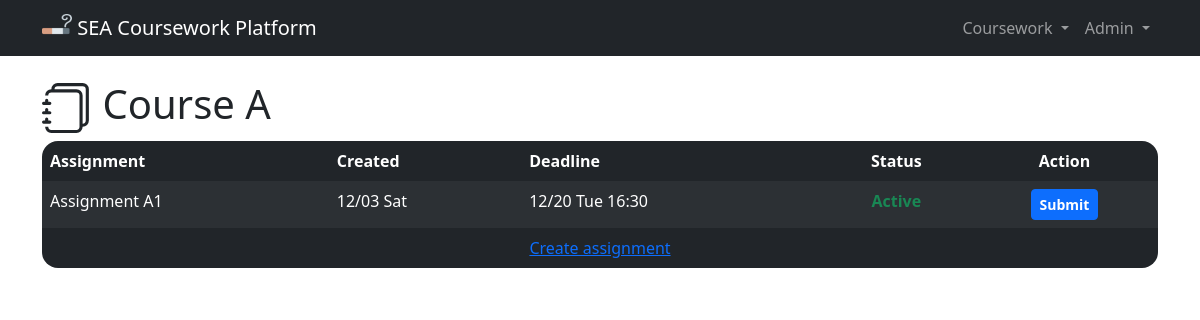
The page /coursework/5 (signed in) on the database as committed earlier.
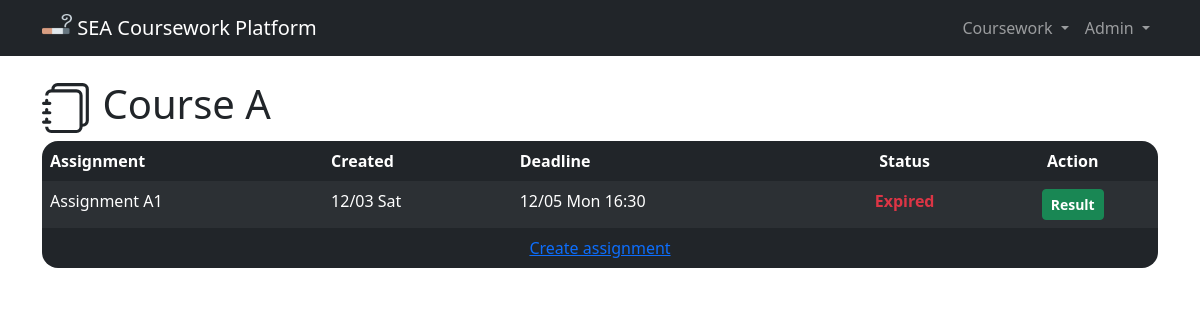
The same page on the database as committed later.
### coursework/models.py (models this page shows, shortened)
class Assignment(models.Model):
    coursework = models.ForeignKey(
        Coursework, on_delete=models.PROTECT, related_name="assignment"
    )
    title = models.CharField(max_length=128)
    created_on = models.DateTimeField(auto_now_add=True)
    deadline = models.DateTimeField()
    result_zip_file = models.FileField(null=True, blank=True)
    def __str__(self):
        return self.title
    @property
    def is_expired(self):
        return timezone.now() > self.deadline
    class Meta:
        ordering = ["coursework", "-created_on"]

### coursework/views.py (the view)
@login_required
def coursework_view(request, coursework_id):
    coursework = Coursework.objects.get(pk=int(coursework_id))
    if request.user in coursework.taken_person.all():
        return render(
            request, "coursework/coursework_view.html", {"coursework": coursework}
        )
    else:
        messages.error(request, "You haven't join this coursework!")
        return HttpResponseRedirect(reverse("index"))

### coursework/models.py (called while the page is built)
    def __str__(self):
        return self.name

    def __str__(self):
        return self.course.name

### coursework/templates/coursework/coursework_view.html (shortened to what this page needs)
{% extends "coursework/layout.html" %}
{% block body %}
<h1>
  {{ coursework }}
</h1>
<table class="table table-dark table-striped table-hover table-borderless">
  <thead>
    <tr>
      <th scope="col">Assignment</th>
      <th scope="col">Created</th>
      <th scope="col">Deadline</th>
      <th scope="col" class="text-center">Status</th>
      <th scope="col" class="text-center">Action</th>
    </tr>
  </thead>
  <tbody>
    {% for assignment in coursework.assignment.all %}
    <tr>
      <td>{{ assignment }}</td>
      <td>{{ assignment.created_on|date:'n/d D' }}</td>
      <td>{{ assignment.deadline|date:'n/d D G:i' }}</td>
      <td class="text-center">
        {% if assignment.is_expired %}
        <div class="text-danger fw-bold">Expired</div>
        {% else %}
        <div class="text-success fw-bold">Active</div>
        {% endif %}
      </td>
      <td class="text-center">
      {% if assignment.is_expired %}
        {% if user.status == "Student" %}
        <a href="{% url 'view_submit_result' assignment.coursework.id assignment.id %}"
          class="btn btn-success btn-sm fw-bold">
          View
        </a>
        {% else %}
        <form action="{% url 'assignment_result' %}" method="post">
          <button type="submit" class="btn btn-success btn-sm fw-bold">
            Result
          </button>
        </form>
        {% endif %}
      {% else %}
        <a href="{% url 'submit_assignment' assignment.coursework.id assignment.id %}"
          class="btn btn-primary btn-sm fw-bold">
          Submit
        </a>
      {% endif %}
      </td>
    </tr>
    {% empty %}
    <tr>
      <td colspan="5">No assignment at the moment...</td>
    </tr>
    {% endfor %}
    <tr>
      <td colspan="5" style="text-align:center">
        {% if not user.status == "Student" %}
        <a href="{% url 'create_assignment' coursework.id %}">Create assignment</a>
        {% else %}
        Bla bla bla
        {% endif %}
      </td>
    </tr>
  </tbody>
</table>
{% endblock %}

Rows that differ between the two databases and show on the page:
changed Assignment "Assignment A1": deadline "12/20 Tue 16:30" → "12/05 Mon 16:30"; deadline "Active Submit" → "Expired Result"
